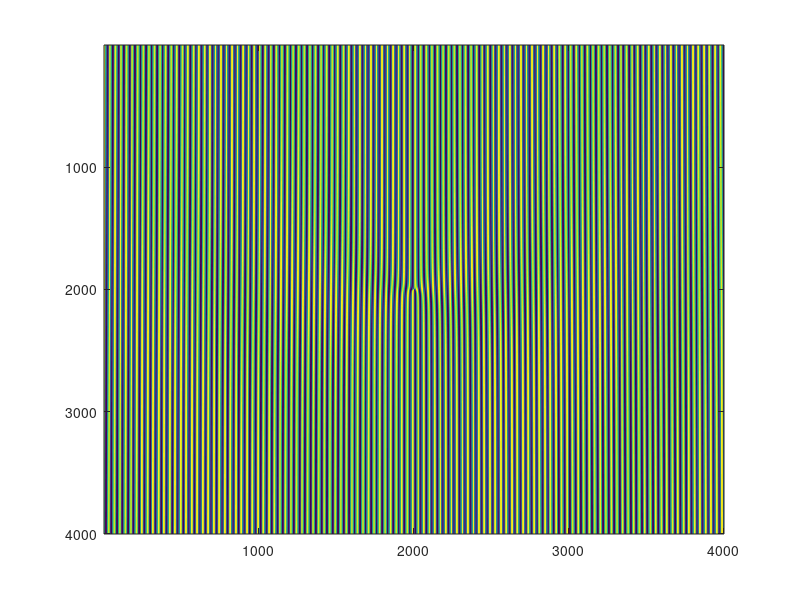

MATLAB code for this plot: (Note: this script raises an error after producing the figure.)
clear all
close all

%code for generating OAM diffraction grating and OAM light
%35 mm plate and grating generated by interfering plane wave and beamwith
%helical phase.All units in SI

dscale = 1e-5;                %spacing in SI for generating x,y matrix 
scale  = -0.020:dscale:0.020;
I      = 0.66;%intensity of two waves kept same for simplicity
lamb   = 630*1e-9;% wavelength of 650nm
k      = 2*pi/lamb;
F      = 46.5; %Horizontal Adjustment factor
ll     = 1;%order of OAM
[x,y]  = meshgrid(scale);
Patt   = abs(I*exp(1i*k.*(x))+I*exp(1i*ll.*atan2(y,x))).^2;
Patt(3501,3501) = Patt(3501,3502);
figure;
image(Patt,'CDataMapping','scaled')

M = Patt;
Mm = mean(Patt(:));
M(M>Mm)  = 1;
M(M~=1) = 0;
%image(M,'CDataMapping','scaled')
%generation of Diffraction pattern
Dz           = 20;%location of screen location from grating in m
[Uout,x2,y2] = fraunhofer_prop(M,lamb,dscale,Dz);
figure;

Inte = abs(Uout).^2;% intensity
image(log(Inte),'CDataMapping','scaled')% image plane
%plot(1:length(x2),Inte(y2==0))